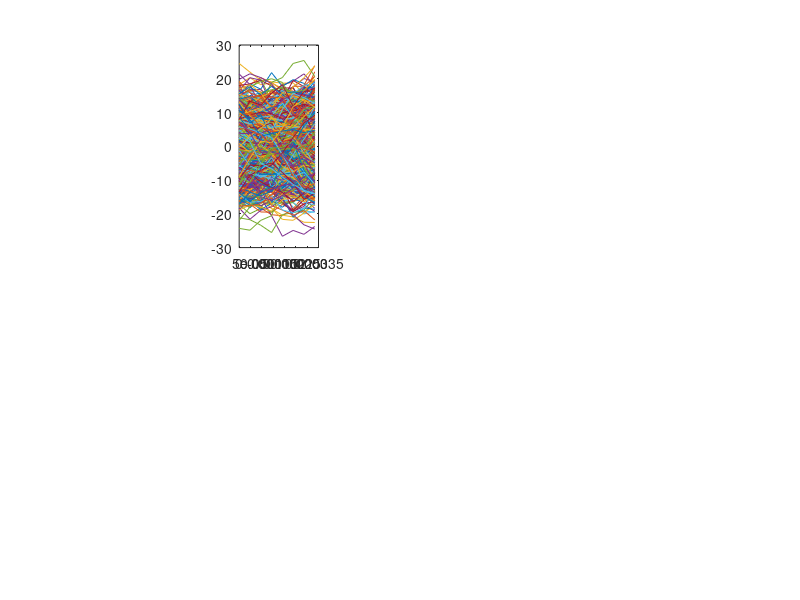

Here is the MATLAB script that generated this plot: (Note: this script raises an error after producing the figure.)
close all

Fe = 24000;
Te=1/Fe;
Rb = 3000;
n = 1000;

m = 2;
Ts = log2(m)/Rb;
Ns = floor(Ts/Te);
entree = (randi(2, 1, n) - 1);

%% Chaine 1
mapping = entree*2 -1;
h = ones(1, Ns);
hr = h;

x1 = kron(mapping, [1 zeros(1,Ns-1)]);
y1 = filter(h, 1, x1);

%bruit
figure("Name",'Chaine 1','NumberTitle','off');
Px1 = mean(abs(y1).^2);
db = 0:8;
TEB1 = zeros(1,9);
EbsN0 = TEB1;
for i = 1:9
  
    EbsN0(i) = 10^(db(i)/10);
    sigma_n1 = sqrt((Px1 * Ns)/(2*log2(m)*EbsN0(i)));
    bruit1 = sigma_n1 * randn(1, length(x1));
    
    y1_bruit = bruit1 + y1;
    
    z1 = filter(hr, 1, y1_bruit);
    temps = 0:Te:Te*(length(y1)-1);
    
    N0_1 = Ns;
    echantillonnage1 = z1(N0_1:Ns:length(z1));
    demapping1 = echantillonnage1>0; 
    
    TEB1(i) = mean(demapping1 ~= entree);
    
    if(i-1 ~= 0)
    subplot(2,5,i);
    plot(linspace(0,Ts,Ns),reshape(z1,Ns,length(z1)/Ns));
    title(["Diagramme de l'oeil: Eb/N0 = " + (i-1) + " dB"]);
    xlabel("Temps (s)");
    end
end
subplot(2,5,1);
z1 = filter(hr, 1, y1);
plot(linspace(0,Ts,Ns),reshape(z1,Ns,length(z1)/Ns));
subplot(2,5,10);
semilogy(TEB1)
hold on 
semilogy(qfunc(sqrt(2*EbsN0)))
title(["TEB"])
legend(["Experimental","théorique"])

%% Chaine 2
m = 2;
Ts = log2(m)/Rb;
Ns = floor(Ts/Te);

mapping = entree*2 -1;
h2 = ones(1, Ns);
hr2 = ones(1, Ns/2);

x2 = kron(mapping, [1 zeros(1,Ns-1)]);
y2 = filter(h2, 1, x2);

%bruit
figure("Name",'Chaine 2','NumberTitle','off');
Px2 = mean(abs(y2).^2);
TEB2 = zeros(1,9);
EbsN0 = TEB2;
for i = 1:9
    
    EbsN0(i) = 10^(db(i)/10);
    sigma_n2 = sqrt((Px2 * Ns)/(2*log2(m)*EbsN0(i)));

    bruit2 = sigma_n2 * randn(1, length(x2));

    y2_bruit = y2 + bruit2;

    z2 = filter(hr2, 1, y2_bruit);
    N0_2 = Ns;
    echantillonnage2 = z2(N0_2:Ns:length(z2));
    demapping2 = echantillonnage2>0;
    
    TEB2(i) = mean(demapping2 ~= entree);

    if(i-1 ~= 0)
    subplot(2,5,i);
    plot(linspace(0,Ts,Ns),reshape(z2,Ns,length(z2)/Ns));
    title(["Diagramme de l'oeil: Eb/N0 = " + (i-1) + " dB"]);
    xlabel("Temps (s)");
    end
end
subplot(2,5,1);
z2 = filter(hr2, 1, y2);
plot(linspace(0,Ts,Ns),reshape(z2,Ns,length(z2)/Ns));
subplot(2,5,10);
semilogy(TEB2)
hold on 
semilogy(qfunc(sqrt(EbsN0)))
title(["TEB"])
legend(["Experimental","théorique"])

%% Chaine 3
m = 4;
Ts = log2(m)/Rb;
Ns = floor(Ts/Te);

mapping = zeros(ceil(size(entree,1)/2),1);
for i=1:2:(n-1)
    if (entree(i) == 0) && (entree(i+1) == 0) 
        mapping(ceil(i/2)) = -3;
    end
    if (entree(i) == 0) && (entree(i+1) == 1)
        mapping(ceil(i/2)) = -1;
    end
    if (entree(i) == 1) && (entree(i+1) == 1)
        mapping(ceil(i/2)) = 1;
    end
    if (entree(i) == 1) && (entree(i+1) == 0)
        mapping(ceil(i/2)) = 3;
    end
end

h3 = ones(1, Ns);
hr3 = ones(1, Ns);

x3 = kron(mapping, [1 zeros(1,Ns-1)]);
y3 = filter(h3, 1, x3);

%bruit
figure("Name",'Chaine 3','NumberTitle','off');
Px3 = mean(abs(y3).^2);
TEB3 = zeros(1,9);
EbsN03 = TEB3;
for i = 1:9
    
    EbsN03(i) = 10^(db(i)/10);
    sigma_n3 = sqrt((Px3 * Ns)/(2*log2(m)*EbsN03(i)));

    bruit3 = sigma_n3 * randn(1, length(x3));

    y3_bruit = y3 + bruit3;


    z3 = filter(hr3, 1, y3_bruit);
    
    N0_3 = Ns;
    echantillonnage3 = z3(N0_3:Ns:length(z3));
    demapping3 = zeros(1,length(entree));
    
    for j = 1:length(echantillonnage3)
        
        if (echantillonnage3(j) >= 24)
            demapping3(2*j-1:2*j) = [1 0];
        end
        if (24 > echantillonnage3(j) && echantillonnage3(j) >= 0)
            demapping3(2*j-1:2*j) = [1 1];
        end
        if (0 > echantillonnage3(j) && echantillonnage3(j) >= -24)
            demapping3(2*j-1:2*j) = [0 1];
        end
        if (echantillonnage3(j) < -24)
            demapping3(2*j-1:2*j) = [0 0];
        end
    end
    
    TEB3(i) = mean(demapping3 ~= entree);
    if(i ~= 1)
    subplot(2,5,i);
    plot(linspace(0,Ts,Ns),reshape(z3,Ns,length(z3)/Ns));
    title(["Diagramme de l'oeil: Eb/N0 = " + (i-1) + " dB"]);
    xlabel("Temps (s)");
    end
end
subplot(2,5,1);
z3 = filter(hr3, 1, y3);
plot(linspace(0,Ts,Ns),reshape(z3,Ns,length(z3)/Ns));
subplot(2,5,10);
semilogy(TEB3)
hold on 
semilogy((3/4) * qfunc(sqrt((4/5) * EbsN03)))
title(["TEB"])
legend(["Experimental","théorique"])

%% comparaison
figure('Name','Comparaison TEB');
subplot(1,2,1)
semilogy(TEB1)
hold on
semilogy(TEB2)
legend(["TEB 1","TEB 2"])

subplot(1,2,2)
semilogy(TEB1)
hold on
semilogy(TEB3)
legend(["TEB 1","TEB 3"])















